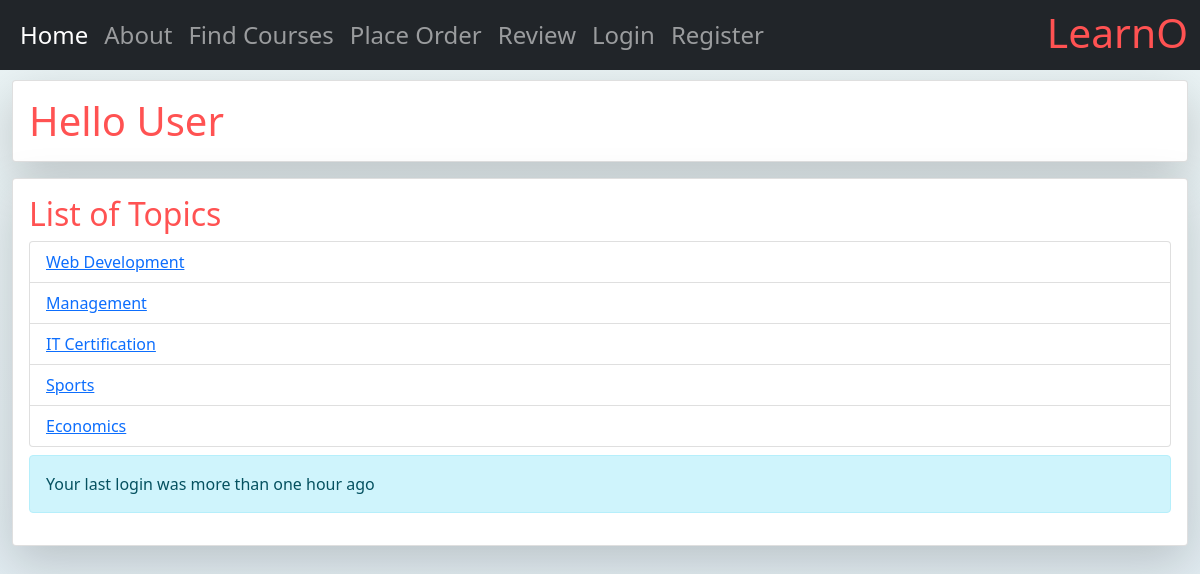
The page /myapp/ on the database its author committed.
### myapp/models.py (models this page shows, shortened)
class Topic(models.Model):
    name = models.CharField(max_length=200)
    length = models.PositiveBigIntegerField(default=12)

### myapp/views.py (the view)
# urls.py: path(r'', views.index, name='index'),
def index(request):
    last_login = "at {} UTC".format(datetime.fromisoformat(request.session[
        'last_login'])) if 'last_login' in request.session else "more than one hour ago"
    top_list = Topic.objects.all().order_by('id')[:10]
    return render(request, 'myapp/index.html', {'top_list': top_list, 'last_login': last_login})

### myapp/templates/myapp/index.html
{% extends 'myapp/base.html' %}
{% load type %}
{% block body_block %}
    {% if top_list %}
        <h2>List of Topics</h2>
        <ol class="list-group">
            {% for top in top_list %}
                <li class="list-group-item"><a href="{% url 'myapp:details' topic_id=top.id %}">{{ top.name }}</a></li>
            {% endfor %}
        </ol>
    {% else %}
        <strong>There are no available topics!</strong>
    {% endif %}
    {% if last_login %}
        <div class="alert alert-info mt-2" role="alert">
            Your last login was {{ last_login }}
        </div>
    {% endif %}
{% endblock %}

### myapp/static/myapp/main.css (style rules this page uses)
html { background: linear-gradient(#ebf4f5, #b5c6e0); background-size: cover; background-size: 400% 400%; animation: AnimationName 1s ease infinite; min-height: 100vh; }
body { background: transparent !important; }
h1, h2, h3 { color: #FF5252; }

### rows shown on the page
Topic: name "Web Development"
Topic: name "Management"
Topic: name "IT Certification"
Topic: name "Sports"
Topic: name "Economics"

### other values the page prints
{{ user.get_username|default:"User" }} "User"
{{ last_login }} "more than one hour ago"
